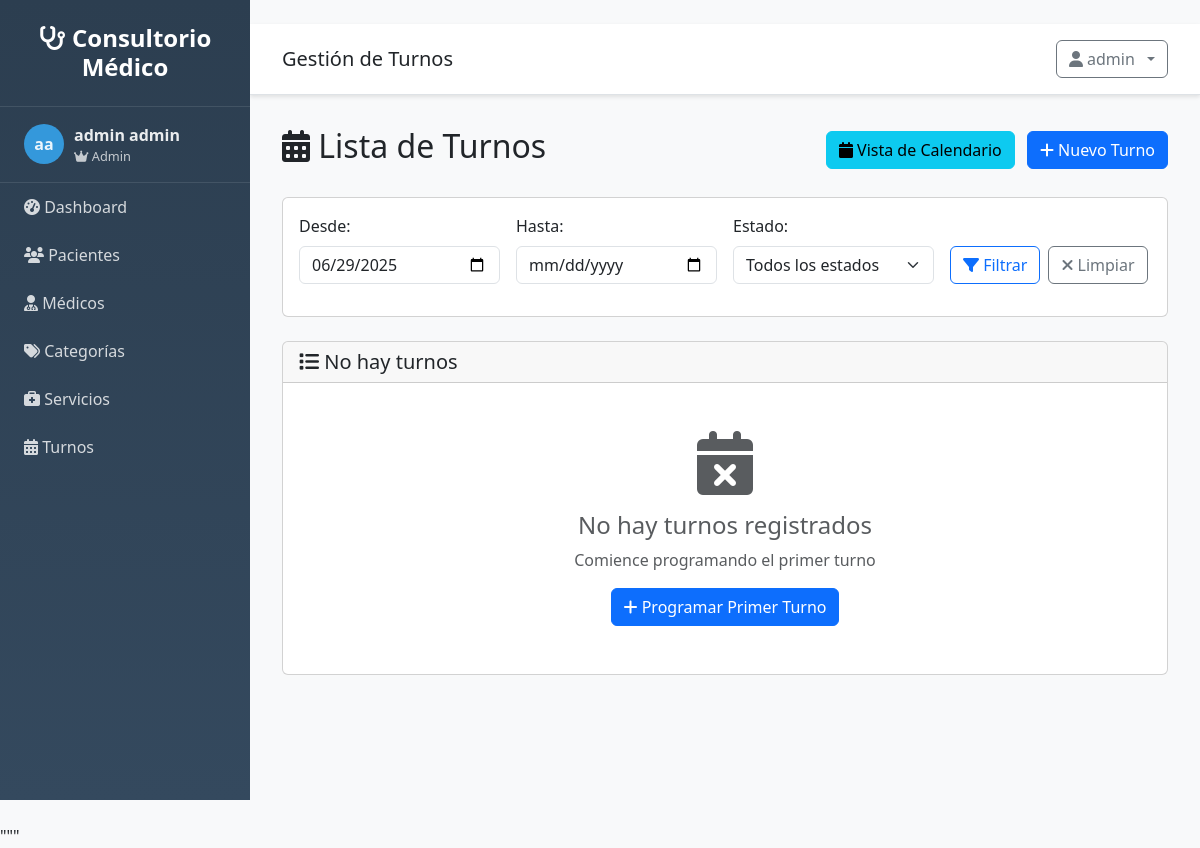
The app's page /turnos/ (signed in), older data.
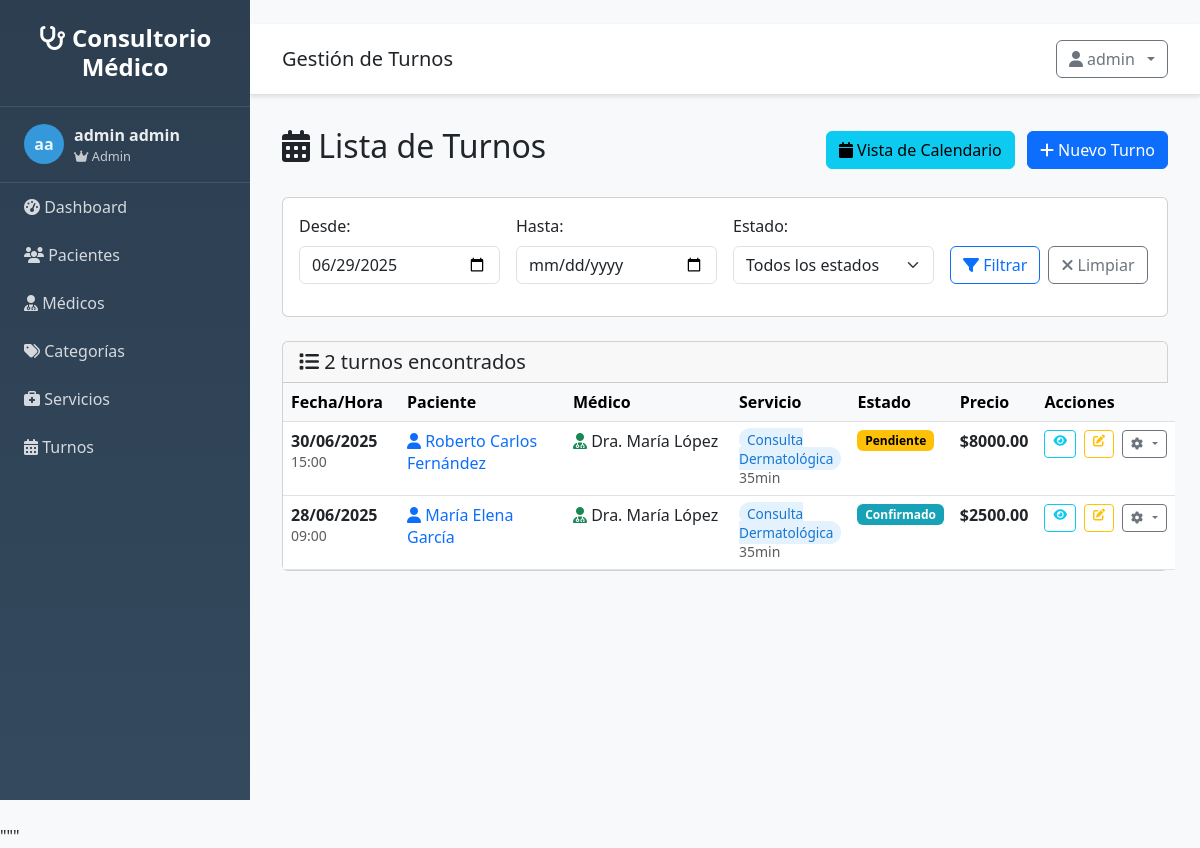
The same page, newer data.
### src/models/usuario.py (models this page shows, shortened)
class Usuario(UserMixin, db.Model):
    __tablename__ = 'usuarios'
    id = db.Column(db.Integer, primary_key=True)
    username = db.Column(db.String(80), unique=True, nullable=False)
    email = db.Column(db.String(120), unique=True, nullable=False)
    password_hash = db.Column(db.String(255), nullable=False)
    nombre = db.Column(db.String(100), nullable=False)
    apellido = db.Column(db.String(100), nullable=False)
    rol = db.Column(db.String(20), default='usuario')
    activo = db.Column(db.Boolean, default=True)
    ultimo_login = db.Column(db.DateTime)
    fecha_creacion = db.Column(db.DateTime, default=datetime.utcnow)
    @property
    def nombre_completo(self):
        return f"{self.nombre} {self.apellido}"
    def is_admin(self):
        return self.rol == 'admin'

### src/models/turno.py (models this page shows, shortened)
class Turno(db.Model):
    __tablename__ = 'turnos'
    id = db.Column(db.Integer, primary_key=True)
    fecha = db.Column(db.Date, nullable=False)
    hora = db.Column(db.Time, nullable=False)
    estado = db.Column(db.String(20), default='pendiente')  # pendiente, confirmado, completado, cancelado
    observaciones = db.Column(db.Text, nullable=True)
    precio_final = db.Column(db.Numeric(10, 2), nullable=True)
    fecha_creacion = db.Column(db.DateTime, default=datetime.utcnow)
    cliente_id = db.Column(db.Integer, db.ForeignKey('clientes.id'), nullable=False)
    profesional_id = db.Column(db.Integer, db.ForeignKey('profesionales.id'), nullable=False)
    servicio_id = db.Column(db.Integer, db.ForeignKey('servicios.id'), nullable=False)

### src/models/cliente.py (models this page shows, shortened)
class Cliente(db.Model):
    __tablename__ = 'clientes'
    id = db.Column(db.Integer, primary_key=True)
    nombre = db.Column(db.String(100), nullable=False)
    apellido = db.Column(db.String(100), nullable=False)
    telefono = db.Column(db.String(20), nullable=True)
    email = db.Column(db.String(120), nullable=True)
    fecha_creacion = db.Column(db.DateTime, default=datetime.utcnow)
    activo = db.Column(db.Boolean, default=True)
    turnos = db.relationship('Turno', backref='cliente', lazy=True)
    @property
    def nombre_completo(self):
        return f"{self.nombre} {self.apellido}"

### src/models/profesional.py (models this page shows, shortened)
class Profesional(db.Model):
    __tablename__ = 'profesionales'
    id = db.Column(db.Integer, primary_key=True)
    nombre = db.Column(db.String(100), nullable=False)
    apellido = db.Column(db.String(100), nullable=False)
    telefono = db.Column(db.String(20), nullable=True)
    email = db.Column(db.String(120), nullable=True)
    especialidad = db.Column(db.String(100), nullable=True)
    activo = db.Column(db.Boolean, default=True)
    fecha_creacion = db.Column(db.DateTime, default=datetime.utcnow)
    turnos = db.relationship('Turno', backref='profesional', lazy=True)
    @property
    def nombre_completo(self):
        return f"{self.nombre} {self.apellido}"

### src/models/servicio.py (models this page shows, shortened)
class Servicio(db.Model):
    __tablename__ = 'servicios'
    id = db.Column(db.Integer, primary_key=True)
    nombre = db.Column(db.String(100), nullable=False)
    descripcion = db.Column(db.Text, nullable=True)
    precio = db.Column(db.Numeric(10, 2), nullable=False, default=0.00)
    duracion = db.Column(db.Integer, nullable=False, default=60)  # duración en minutos
    activo = db.Column(db.Boolean, default=True)
    fecha_creacion = db.Column(db.DateTime, default=datetime.utcnow)
    categoria_id = db.Column(db.Integer, db.ForeignKey('categorias.id'), nullable=True)
    turnos = db.relationship('Turno', backref='servicio', lazy=True)

### src/routes/turnos.py (the view)
@turnos_bp.route('/')
@login_required
def listar():
    page = request.args.get('page', 1, type=int)
    per_page = request.args.get('per_page', 15, type=int)
    fecha_desde = request.args.get('fecha_desde', type=str)
    fecha_hasta = request.args.get('fecha_hasta', type=str)
    estado = request.args.get('estado', type=str)
    profesional_id = request.args.get('profesional_id', type=int)
    try:
        turnos = TurnoService.get_paginated_turnos(
            page=page,
            per_page=per_page,
            fecha_desde=fecha_desde,
            fecha_hasta=fecha_hasta,
            estado=estado,
            profesional_id=profesional_id
        )
        profesionales = ProfesionalService.get_all_profesionales()
        estados = ['pendiente', 'confirmado', 'completado', 'cancelado']
        return render_template('turnos/listar.html',
                             turnos=turnos,
                             profesionales=profesionales,
                             estados=estados,
                             filtros={
                                 'fecha_desde': fecha_desde,
                                 'fecha_hasta': fecha_hasta,
                                 'estado': estado,
                                 'profesional_id': profesional_id
                             })
    except Exception as e:
        flash(f'Error al cargar turnos: {str(e)}', 'error')
        return render_template('turnos/listar.html', turnos=None, profesionales=[], estados=[])

### templates/turnos/listar.html (shortened to what this page needs)
{% extends "base.html" %}
{% block page_title %}Gestión de Turnos{% endblock %}
{% block content %}
<div class="d-flex justify-content-between align-items-center mb-4">
    <h2>
        <i class="fas fa-calendar-alt"></i> Lista de Turnos
    </h2>
    <div>
        <a href="{{ url_for('turnos.calendario') }}" class="btn btn-info me-2">
            <i class="fas fa-calendar"></i> Vista de Calendario
        </a>
        <a href="{{ url_for('turnos.nuevo') }}" class="btn btn-primary">
            <i class="fas fa-plus"></i> Nuevo Turno
        </a>
    </div>
</div>
<div class="card mb-4">
    <div class="card-body">
        <form method="GET" class="row g-3">
            <div class="col-md-3">
                <label for="fecha_desde" class="form-label">Desde:</label>
                <input type="date" class="form-control" id="fecha_desde" name="fecha_desde"
                       value="{{ filtros.fecha_desde or '' }}">
            </div>
            <div class="col-md-3">
                <label for="fecha_hasta" class="form-label">Hasta:</label>
                <input type="date" class="form-control" id="fecha_hasta" name="fecha_hasta"
                       value="{{ filtros.fecha_hasta or '' }}">
            </div>
            <div class="col-md-3">
                <label for="estado" class="form-label">Estado:</label>
                <select class="form-select" id="estado" name="estado">
                    <option value="">Todos los estados</option>
                </select>
            </div>
            <div class="col-md-3 d-flex align-items-end">
                <button type="submit" class="btn btn-outline-primary me-2">
                    <i class="fas fa-filter"></i> Filtrar
                </button>
                <a href="{{ url_for('turnos.listar') }}" class="btn btn-outline-secondary">
                    <i class="fas fa-times"></i> Limpiar
                </a>
            </div>
        </form>
    </div>
</div>
<div class="card">
    <div class="card-header">
        <h5 class="card-title mb-0">
            <i class="fas fa-list"></i>
            {% if turnos and turnos.items %}
                {{ turnos.total }} turno{{ 's' if turnos.total != 1 else '' }} encontrado{{ 's' if turnos.total != 1 else '' }}
            {% else %}
                No hay turnos
            {% endif %}
        </h5>
    </div>
    <div class="card-body p-0">
        {% if turnos and turnos.items %}
            <div class="table-responsive">
                <table class="table table-hover mb-0">
                    <thead class="table-light">
                        <tr>
                            <th>Fecha/Hora</th>
                            <th>Paciente</th>
                            <th>Médico</th>
                            <th>Servicio</th>
                            <th>Estado</th>
                            <th>Precio</th>
                            <th width="180">Acciones</th>
                        </tr>
                    </thead>
                    <tbody>
                        {% for turno in turnos.items %}
                        <tr>
                            <td>
                                <div class="datetime-cell">
                                    <strong>{{ turno.fecha.strftime('%d/%m/%Y') }}</strong><br>
                                    <small class="text-muted">{{ turno.hora.strftime('%H:%M') }}</small>
                                </div>
                            </td>
                            <td>
                                <div class="patient-cell">
                                    <i class="fas fa-user text-primary"></i>
                                    <a href="{{ url_for('clientes.detalle', id=turno.cliente.id) }}"
                                       class="text-decoration-none">
                                        {{ turno.cliente.nombre_completo }}
                                    </a>
                                </div>
                            </td>
                            <td>
                                <div class="doctor-cell">
                                    <i class="fas fa-user-md text-success"></i>
                                    {{ turno.profesional.nombre_completo }}
                                </div>
                            </td>
                            <td>
                                <span class="service-badge">{{ turno.servicio.nombre }}</span>
                                <br><small class="text-muted">{{ turno.servicio.duracion }}min</small>
                            </td>
                            <td>
                                <span class="badge status-{{ turno.estado }}">
                                    {{ turno.estado|title }}
                                </span>
                            </td>
                            <td>
                                <strong>${{ "%.2f"|format(turno.precio_final or turno.servicio.precio or 0) }}</strong>
                            </td>
                            <td>
                                <div class="d-flex gap-1">
                                    <a href="{{ url_for('turnos.detalle', id=turno.id) }}"
                                       class="btn btn-sm btn-outline-info" title="Ver detalle">
                                        <i class="fas fa-eye"></i>
                                    </a>
                                    {% if turno.estado in ['pendiente', 'confirmado'] %}
                                        <a href="{{ url_for('turnos.editar', id=turno.id) }}"
                                           class="btn btn-sm btn-outline-warning" title="Editar">
                                            <i class="fas fa-edit"></i>
                                        </a>
                                    {% endif %}
                                    <div class="dropdown">
                                        <button class="btn btn-sm btn-outline-secondary dropdown-toggle"
                                                type="button" data-bs-toggle="dropdown" title="Cambiar estado">
                                            <i class="fas fa-cog"></i>
                                        </button>
                                    </div>
                                </div>
                            </td>
                        </tr>
                        {% endfor %}
                    </tbody>
                </table>
            </div>
        {% else %}
            <div class="text-center py-5">
                <i class="fas fa-calendar-times fa-4x text-muted mb-3"></i>
                <h4 class="text-muted">No hay turnos registrados</h4>
                <p class="text-muted">
                    {% if filtros.fecha_desde or filtros.fecha_hasta or filtros.estado %}
                        No se encontraron turnos con los filtros aplicados
                    {% else %}
                        Comience programando el primer turno
                    {% endif %}
                </p>
                <a href="{{ url_for('turnos.nuevo') }}" class="btn btn-primary">
                    <i class="fas fa-plus"></i> Programar Primer Turno
                </a>
            </div>
        {% endif %}
    </div>
</div>
{% endblock %}

### templates/base.html (shortened to what this page needs)
<!DOCTYPE html>
<html lang="es">
<head>
    <link href="https://cdn.jsdelivr.net/npm/bootstrap@5.3.0/dist/css/bootstrap.min.css" rel="stylesheet">
    <link href="https://cdnjs.cloudflare.com/ajax/libs/font-awesome/6.4.0/css/all.min.css" rel="stylesheet">
</head>
<body>
    <nav class="sidebar" id="sidebar">
        <div class="logo">
            <h4><i class="fas fa-stethoscope"></i> Consultorio Médico</h4>
        </div>
        {% if current_user and current_user.is_authenticated %}
        <div class="user-info">
            <div class="user-avatar">
                {{ current_user.nombre[0] if current_user.nombre else 'U' }}{{ current_user.apellido[0] if current_user.apellido else 'S' }}
            </div>
            <div>
                <div class="fw-bold">{{ current_user.nombre_completo if current_user.nombre_completo else 'Usuario' }}</div>
                <div style="font-size: 0.8em; opacity: 0.8;">
                    {% if current_user.is_admin and current_user.is_admin() %}
                        <i class="fas fa-crown"></i> Admin
                    {% elif current_user.is_medico and current_user.is_medico() %}
                        <i class="fas fa-user-md"></i> Médico
                    {% else %}
                        <i class="fas fa-user"></i> Usuario
                    {% endif %}
                </div>
            </div>
        </div>
        {% endif %}
        <ul class="nav flex-column">
            <li class="nav-item">
                <a class="nav-link" href="{{ url_for('main.index') }}">
                    <i class="fas fa-tachometer-alt"></i> Dashboard
            </a>
        </li>
            {% if current_user and current_user.is_authenticated %}
            <li class="nav-item">
                <a class="nav-link" href="{{ url_for('clientes.listar') if url_for else '#' }}">
                    <i class="fas fa-users"></i> Pacientes
                </a>
            </li>
            <li class="nav-item">
                <a class="nav-link" href="{{ url_for('profesionales.listar') if url_for else '#' }}">
                    <i class="fas fa-user-md"></i> Médicos
                </a>
            </li>
            <li class="nav-item">
                <a class="nav-link" href="{{ url_for('categorias.listar') if url_for else '#' }}">
                    <i class="fas fa-tags"></i> Categorías
                </a>
            </li>
            <li class="nav-item">
                <a class="nav-link" href="{{ url_for('servicios.listar') if url_for else '#' }}">
                    <i class="fas fa-briefcase-medical"></i> Servicios
                </a>
            </li>
            <li class="nav-item">
                <a class="nav-link" href="{{ url_for('turnos.listar') if url_for else '#' }}">
                    <i class="fas fa-calendar-alt"></i> Turnos
                </a>
            </li>
            {% endif %}
        </ul>
    </nav>
    <div class="main-content">
        <div class="top-navbar d-flex justify-content-between align-items-center">
            <div>
                <h5 class="mb-0">{% block page_title %}Sistema de Gestión{% endblock %}</h5>
            </div>
            <div class="dropdown">
                <button class="btn btn-outline-secondary dropdown-toggle" type="button" data-bs-toggle="dropdown">
                    <i class="fas fa-user"></i>
                    {% if current_user and current_user.is_authenticated %}
                        {{ current_user.nombre if current_user.nombre else 'Usuario' }}
                    {% else %}
                        Invitado
                    {% endif %}
                </button>
            </div>
        </div>
        <div class="content-wrapper">
            {% block content %}{% endblock %}
        </div>
    </div>
</body>
</html>

Row changes from the older to the newer data that the page shows:
added Turno: fecha "30/06/2025", hora "15:00", cliente.nombre_completo "Roberto Carlos Fernández", profesional.nombre_completo "Dra. María López", servicio.nombre "Consulta Dermatológica", servicio.duracion "35", estado "Pendiente", precio_final "8000.00"
added Turno: fecha "28/06/2025", hora "09:00", cliente.nombre_completo "María Elena García", profesional.nombre_completo "Dra. María López", servicio.nombre "Consulta Dermatológica", servicio.duracion "35", estado "Confirmado", precio_final "2500.00"
Text that changed along with them:
{{ turnos.total }}: (not shown) → "2"
{{ 's' if turnos.total != 1 else '' }}: (not shown) → "s"
text no longer shown: "No hay turnos No hay turnos registrados Comience programando el primer turno Programar Primer Turno"
text now shown: "turno encontrado Fecha/Hora Paciente Médico Servicio Estado Precio Acciones"
